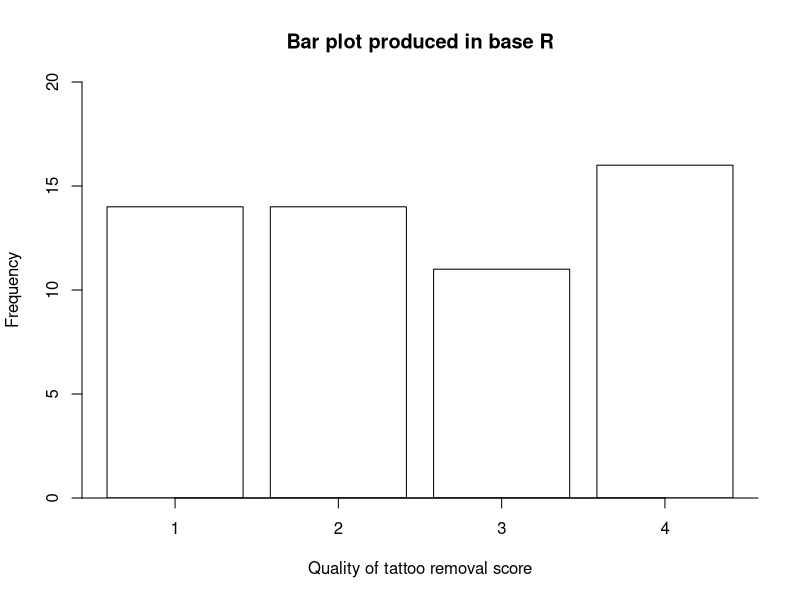
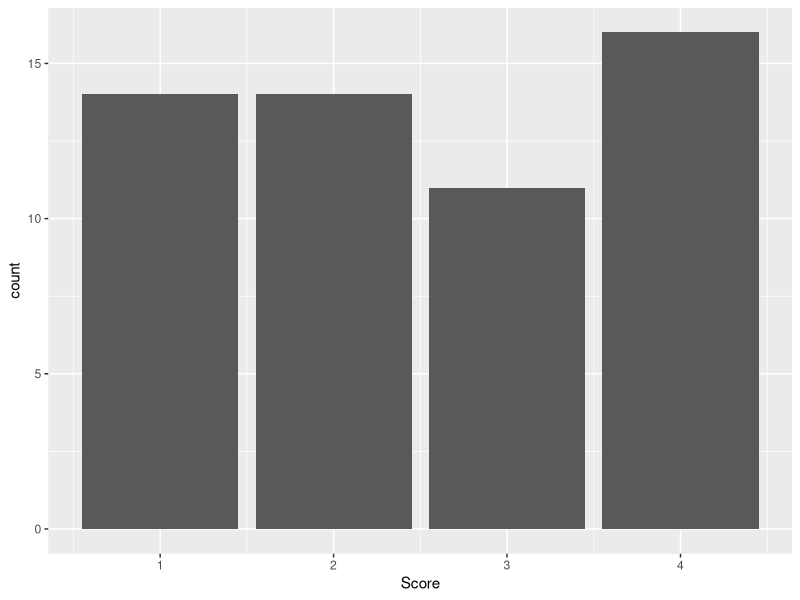
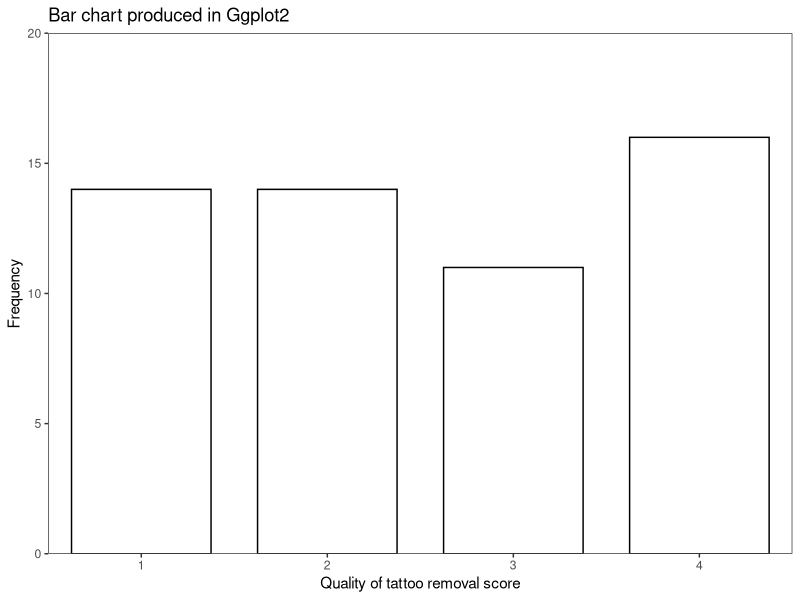

Write the R code that produced these figures, in order.
## ---- chunk 1
knitr::opts_chunk$set(echo = TRUE)
## ---- chunk 2
tats <- read.csv("tattoos.csv")
str(tats)
## ---- chunk 3
head(tats)
## ---- chunk 4
counts <- table(tats$Score)
counts
barplot(counts, 
        main = "Bar plot produced in base R", 
        xlab = "Quality of tattoo removal score", 
        ylab = "Frequency", 
        col = 0,                          # colour fill (e.g. col = "blue", or col = 0 [no colour])
        axis.lty = 1, 
        ylim = c(0,20), xpd = FALSE)      # (xpd = FALSE) clips the plot to the plotting region
axis(1, at = c(0,5),pos=0)                # this is a workaround to produce the x-axis
## ---- chunk 5
library(ggplot2)
p<-ggplot(tats, aes(Score)) +
geom_bar()
p
## ---- chunk 6
library(ggplot2)
p<-ggplot(tats, aes(Score)) +
geom_bar(width = 0.75, colour="black", fill="white") +
theme_bw() +
  labs(
       title="Bar chart produced in Ggplot2",     # subtitle="whatever", caption = "whatever",
       y="Frequency",
       x="Quality of tattoo removal score" 
       ) +
  scale_x_continuous(limits = c(0.5, 4.5), expand = c(0, 0)) +         # expand = c(0, 0) removes default
  scale_y_continuous(limits = c(0, 20), expand = c(0, 0)) +          # gap between axis and (0, 0)
  theme(
    panel.grid = element_line(colour = "white")
  )
p
## ---- chunk 7
workers <- read.csv("workforce.csv")
str(workers)
## ---- chunk 8
workers
